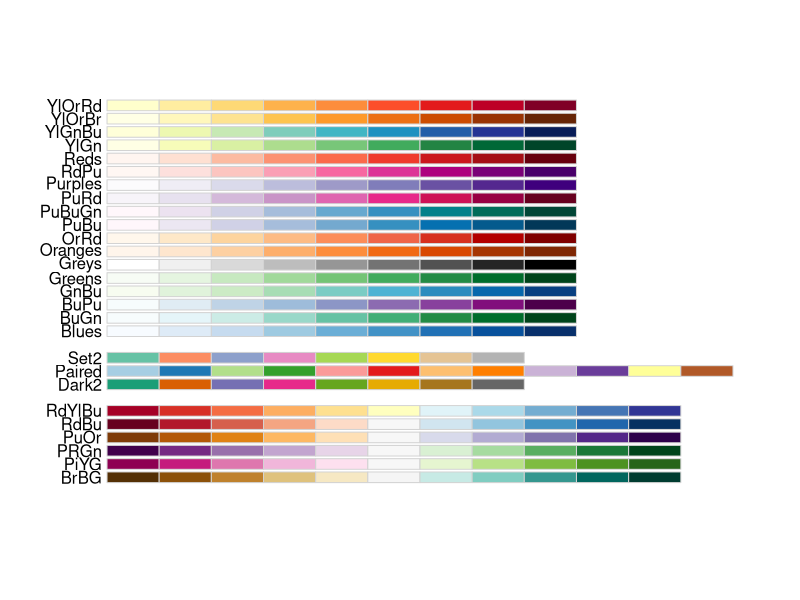
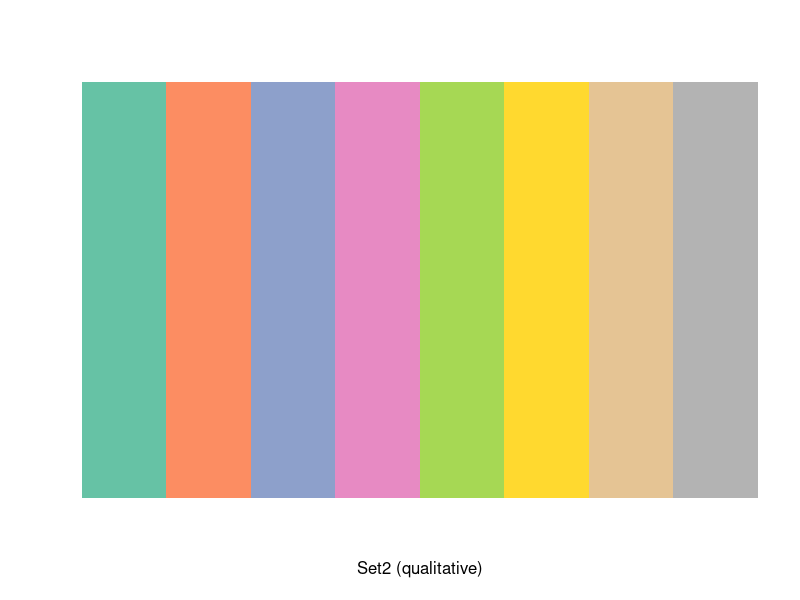
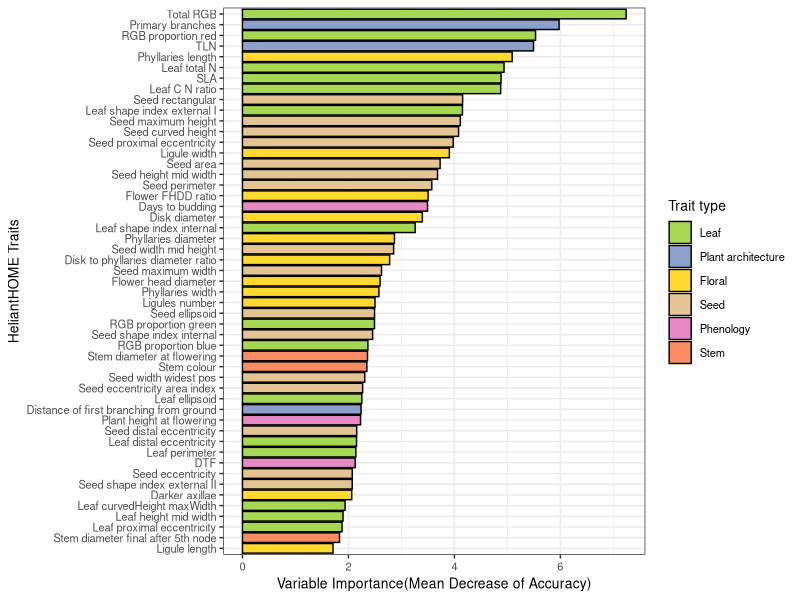

The R source for these figures, in order: (Note: this script raises an error after producing the figures.)

rm(list=ls())

packages <- list("tidyverse","here","ggplot2","RColorBrewer")

lapply(packages, require, character.only=T)

Optimal_variables <- read.csv(here("Processed_Datasets",
                                   "Rfe_best_subset_imp.csv"))


Optimal_variables <- Optimal_variables %>% 
        mutate(Features = str_replace_all(Features,"\\."," ")) %>% 
        mutate(Features = str_replace_all(Features, "_"," ")) %>% 
        mutate(Features = recode(Features, "Days to flowering" = "DTF")) %>% 
        mutate(Features = recode(Features, "Darker axillae1" = "Darker axillae")) %>% 
        mutate(Features = recode(Features, "Total Leaf Number" = "TLN")) %>% 
        mutate(Features = recode(Features, "Specific Leaf Area" = "SLA")) %>% 
        mutate(Trait_type = case_when(str_detect(Features,"Leaf") ~ "Leaf",
                                      str_detect(Features, "Seed") ~ "Seed",
                                      str_detect(Features, "RGB") ~ "Leaf",
                                      str_detect(Features, "SLA") ~ "Leaf",
                                      str_detect(Features, "Primary branches") ~ "Plant architecture",
                                      str_detect(Features, "Distance of first branching from ground") ~ "Plant architecture",
                                      str_detect(Features, "TLN") ~ "Plant architecture",
                                      str_detect(Features, "Stem") ~ "Stem",
                                      str_detect(Features, "Flower") ~ "Floral",
                                      str_detect(Features, "Ligule") ~ "Floral",
                                      str_detect(Features, "axillae") ~ "Floral",
                                      str_detect(Features, "phyllaries") ~ "Floral",
                                      str_detect(Features, "Phyllaries") ~ "Floral",
                                      str_detect(Features, "Disk") ~ "Floral",
                                      str_detect(Features, "DTF") ~ "Phenology",
                                      str_detect(Features, "Plant height at flowering") ~ "Phenology",
                                      str_detect(Features, "Days to budding") ~ "Phenology"))
        
          

Optimal_variables$Trait_type <- factor(Optimal_variables$Trait_type, 
                                   levels = c("Leaf","Plant architecture",
                                              "Floral","Seed","Phenology",
                                              "Stem"))


#### Before we create the plot let us extract some colorblind friendly colors ###
## from RColorBrewer ###

display.brewer.all(colorblindFriendly = T) ### color friendly palettes

display.brewer.pal(8, 'Set2') ## displaying the colors


brewer.pal(8, 'Set2') ## displaying the hex codes 


####### Create a variable importance plot ####

ggplot(data = Optimal_variables,
                 aes(x=reorder(Features,Overall), 
                     y = Overall, 
                     fill = Trait_type)) +
               geom_bar(stat = "identity",
                        color ="black") + 
               scale_fill_manual(values = c("#A6D854",
                                            "#8DA0CB",
                                            "#FFD92F" ,
                                            "#E5C494",
                                            "#E78AC3",
                                            "#FC8D62"),
                                 name= 'Trait type') +
               labs(x= "HeliantHOME Traits",
                    y= "Variable Importance(Mean Decrease of Accuracy)") +
               coord_flip() + 
               theme_bw() + theme(legend.position = "right") +
               theme(text = element_text(size = 10))
               



ggsave("Figure 3.svg",dpi = 1000)






